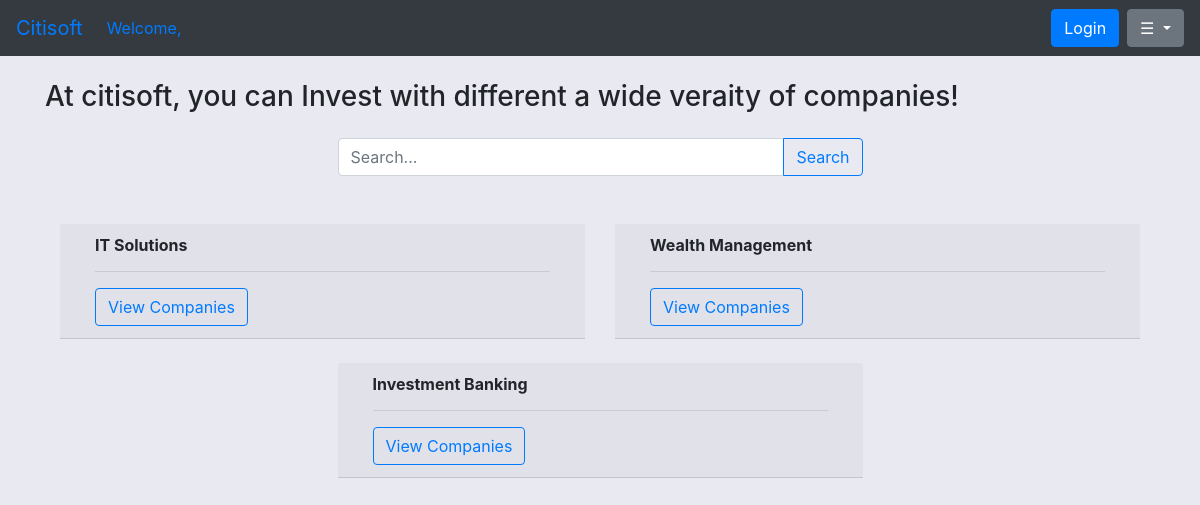
/home/, run on the app's committed database.
### citisoft/models.py (models this page shows, shortened)
class Categories(models.Model):
    categoryName = models.CharField(max_length=200, null=True)
    categoryId = models.AutoField(primary_key=True)

### citisoft/views.py (the view)
# urls.py: 2. Add a URL to urlpatterns:  path('', views.home, name='home')
def home(request):   # Request handler
   categories = Categories.objects.all()
   context = {'categories': categories}   # Initialize context dictionary
   return render(request, 'citisoft/user/home.html', context)

### citisoft/templates/citisoft/user/home.html (shortened to what this page needs)
{% extends 'citisoft/user/index.html' %}
{% load static %}
<nav class="navbar navbar-expand-lg navbar-blue bg-dark"> {%block navigation%}
    <a class="navbar-brand" href="{% url 'home' %}">Citisoft</a>
     <div class="collapse navbar-collapse" id="navbarSupportedContent">
        <ul class="navbar-nav mr-auto">
            <li class="nav-item active">
                <a class="nav-link" href="#">Welcome, {{ user.username }}</a>
            </li>
        </ul>
        <div class="form-inline my-2 my-lg-0">
            {% if request.session.clientId %}
            <a href="{% url 'logout' %}" class="btn btn-primary mr-2">Logout</a>
            {% else %}
            <a href="{% url 'userlogin' %}" class="btn btn-primary mr-2">Login</a>
            {% endif %}
            <div class="dropdown">
                <button class="btn btn-secondary dropdown-toggle" type="button" id="dropdownMenuButton" data-toggle="dropdown" aria-haspopup="true" aria-expanded="false">
                    ☰
                </button>
            </div>
        </div>
    </div>
</nav>{%endblock navigation%}
{% block content %}
     <h3>At citisoft, you can Invest with different a wide veraity of companies!</h3>
     <div class="container mt-4">
        <div class="row justify-content-center">
            <div class="col-lg-6 mb-4">
                <div class="input-group">
                    <input type="text" class="form-control" placeholder="Search...">
                    <div class="input-group-append">
                        <button class="btn btn-outline-primary" type="button">Search</button>
                    </div>
                </div>
            </div>
        </div>
    </div>
     <div class="container mt-4">
          <div class="row justify-content-center">
            {% for category in categories %}
              <div class="col-lg-6 mb-4">
                  <div class="card-header">
                      <div class="col-lg-12">
                          <div class="box-element product">
                              <h6><strong>{{ category.categoryName }}</strong></h6>
                              <hr>
                              <a class="btn btn-outline-primary add-btn" href="{% url 'products' categoryId=category.categoryId %}">View Companies</a>
                          </div>
                      </div>
                  </div>
              </div>
              {% endfor %}
              <br>
                       </div>
                   </div>
               </div>
{% endblock content %}

### static/css/main.css (style rules this page uses)
body { background-color:rgb(233, 233, 241); }

### data on the page
Categories: categoryName "IT Solutions"
Categories: categoryName "Wealth Management"
Categories: categoryName "Investment Banking"
